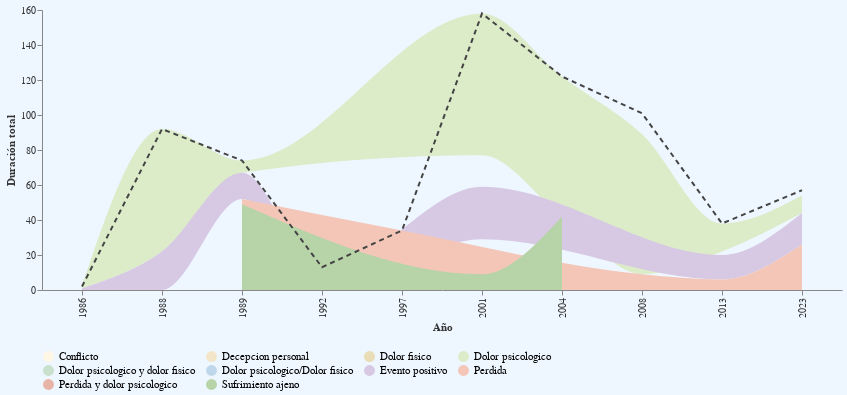

Write notebook code for a chart like this one.
### Code cell
chart = chart.configure_view(
    stroke=None
).configure_axis(
    grid=False,
    labelColor="#333",
    titleColor="#333",
    labelFont="sans-serif",
    titleFont="sans-serif"
).configure_legend(
    labelFont="sans-serif",
    labelFontSize=11,
    symbolSize=120
).properties(
    background="#eef6ff"
)

chart

### Figure 1 — Vega-Lite specification as saved in the notebook (floating-point values rounded to 4 significant figures)
{"config": {"view": {"continuousWidth": 300, "continuousHeight": 300, "stroke": null}, "axis": {"grid": false, "labelColor": "#333", "labelFont": "sans-serif", "titleColor": "#333", "titleFont": "sans-serif"}, "legend": {"labelFont": "sans-serif", "labelFontSize": 11, "symbolSize": 120}}, "layer": [{"mark": {"type": "area", "interpolate": "monotone"}, "encoding": {"color": {"field": "categoria", "legend": {"columns": 4, "direction": "horizontal", "orient": "bottom", "title": null}, "scale": {"domain": ["Conflicto", "Decepcion personal", "Dolor fisico", "Dolor psicologico", "Dolor psicologico y dolor fisico", "Dolor psicologico/Dolor fisico", "Evento positivo", "Perdida", "Perdida y dolor psicologico", "Sufrimiento ajeno"], "range": ["#FFF7E6", "#F3E6C8", "#E8DDB5", "#DCECC9", "#C8E0CC", "#BFD7EA", "#D7C9E3", "#F4C6B8", "#E8B4A6", "#B7D3A8"]}, "type": "nominal"}, "tooltip": [{"field": "categoria", "title": "Categoría", "type": "nominal"}, {"aggregate": "sum", "field": "duracion", "title": "Duración", "type": "quantitative"}], "x": {"field": "Ano", "title": "Año", "type": "ordinal"}, "y": {"aggregate": "sum", "field": "duracion", "stack": "zero", "title": "Duración total", "type": "quantitative"}}}, {"mark": {"type": "line", "color": "#444", "strokeDash": [5, 4], "strokeWidth": 2}, "encoding": {"x": {"field": "Ano", "type": "ordinal"}, "y": {"aggregate": "sum", "field": "duracion", "type": "quantitative"}}}], "background": "#eef6ff", "data": {"name": "data-49fe9720c67d493ec874d4b0695efc44"}, "height": 280, "width": 800, "$schema": "https://vega.github.io/schema/vega-lite/v5.20.1.json", "datasets": {"data-49fe9720c67d493ec874d4b0695efc44": [{"Ano": 2008.0, "categoria": "Conflicto", "duracion": 12.0}, {"Ano": 2023.0, "categoria": "Decepcion personal", "duracion": 3.0}, {"Ano": 1992.0, "categoria": "Dolor fisico", "duracion": 3.0}, {"Ano": 1986.0, "categoria": "Dolor psicologico", "duracion": 1.0}, {"Ano": 1988.0, "categoria": "Dolor psicologico", "duracion": 70.0}, {"Ano": 1989.0, "categoria": "Dolor psicologico", "duracion": 7.0}, {"Ano": 2001.0, "categoria": "Dolor psicologico", "duracion": 81.0}, {"Ano": 2008.0, "categoria": "Dolor psicologico", "duracion": 80.0}, {"Ano": 2013.0, "categoria": "Dolor psicologico", "duracion": 16.0}, {"Ano": 2023.0, "categoria": "Dolor psicologico", "duracion": 10.0}, {"Ano": 2001.0, "categoria": "Dolor psicologico y dolor fisico", "duracion": 18.0}, {"Ano": 2013.0, "categoria": "Dolor psicologico/Dolor fisico", "duracion": 2.0}, {"Ano": 1986.0, "categoria": "Evento positivo", "duracion": 1.0}, {"Ano": 1988.0, "categoria": "Evento positivo", "duracion": 22.0}, {"Ano": 1989.0, "categoria": "Evento positivo", "duracion": 15.0}, {"Ano": 1992.0, "categoria": "Evento positivo", "duracion": 10.0}, {"Ano": 2001.0, "categoria": "Evento positivo", "duracion": 30.0}, {"Ano": 2013.0, "categoria": "Evento positivo", "duracion": 14.0}, {"Ano": 2023.0, "categoria": "Evento positivo", "duracion": 18.0}, {"Ano": 1989.0, "categoria": "Perdida", "duracion": 3.0}, {"Ano": 1997.0, "categoria": "Perdida", "duracion": 34.0}, {"Ano": 2008.0, "categoria": "Perdida", "duracion": 9.0}, {"Ano": 2013.0, "categoria": "Perdida", "duracion": 6.0}, {"Ano": 2023.0, "categoria": "Perdida", "duracion": 26.0}, {"Ano": 2001.0, "categoria": "Perdida y dolor psicologico", "duracion": 20.0}, {"Ano": 1989.0, "categoria": "Sufrimiento ajeno", "duracion": 49.0}, {"Ano": 2001.0, "categoria": "Sufrimiento ajeno", "duracion": 9.0}, {"Ano": 2004.0, "categoria": "Sufrimiento ajeno", "duracion": 42.0}, {"Ano": 2004.0, "categoria": "Dolor psicologico", "duracion": 80.0}]}}
